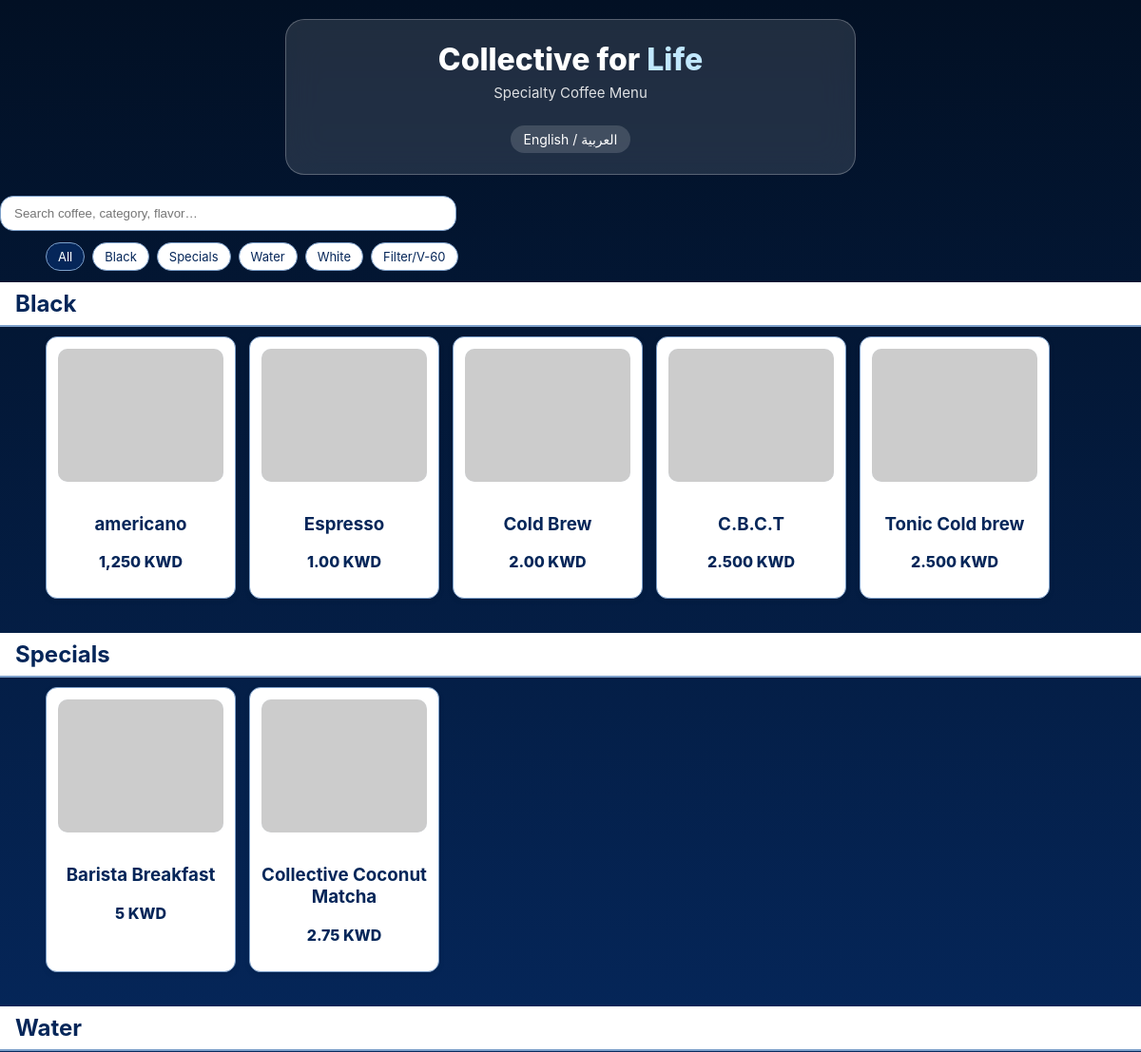
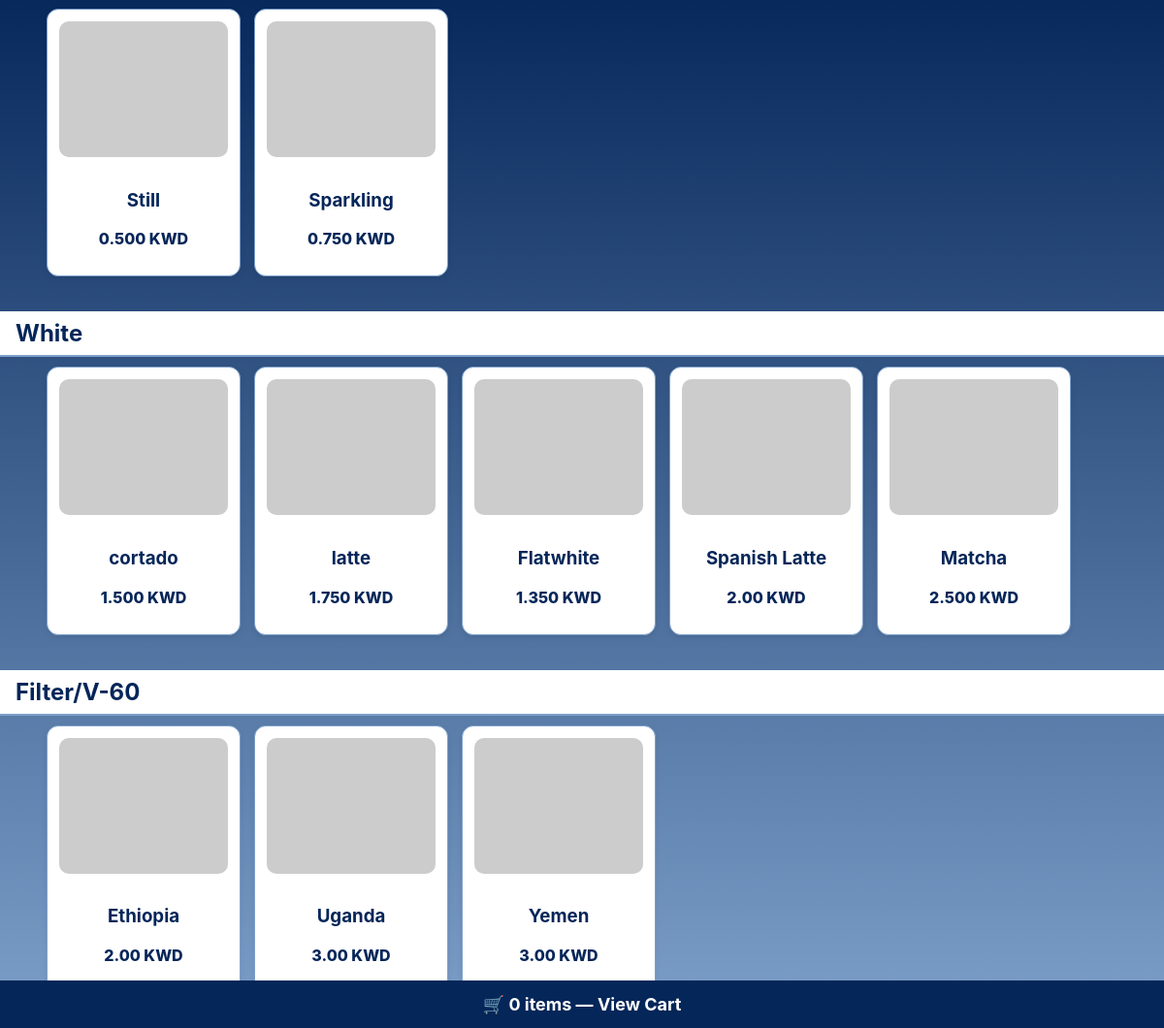
The page /menu on the database its author committed (2 pictures, top to bottom).
### tables this page shows
CREATE TABLE menu_items (
        id INTEGER PRIMARY KEY AUTOINCREMENT,
        category TEXT,
        name_en TEXT,
        name_ar TEXT,
        price TEXT,
        origin TEXT,
        process TEXT,
        flavors TEXT,
        image TEXT
    , milk_extra_price REAL DEFAULT 0, variants TEXT, stock_mode TEXT DEFAULT 'status', stock_status TEXT DEFAULT 'Available', stock_quantity INTEGER DEFAULT 0, use_milk INTEGER DEFAULT 1, use_variant INTEGER DEFAULT 1, use_cup INTEGER DEFAULT 1, use_extrashot INTEGER DEFAULT 1);

### collectiveforlife.py (the view)
@app.route('/menu')
def menu():
    conn = get_db()
    items = conn.execute("SELECT * FROM menu_items").fetchall()
    conn.close()
    grouped = {}
    for it in items:
        cat = it["category"] or "Other"
        grouped.setdefault(cat, []).append(it)
    return render_template(
        "menu.html",
        menu_items=items,
        grouped=grouped,
        bg=get_background()
    )

### collectiveforlife.py (called while the page is built)
def get_background():
    import json as _json
    with open(BACKGROUND_FILE, "r") as f:
        return _json.load(f)

def get_db():
    conn = sqlite3.connect('menu.db')
    conn.row_factory = sqlite3.Row
    return conn

### templates/menu.html (shortened to what this page needs)
<!doctype html>
<html lang="en">
<head>
</head>
<body>
<div id="bg-wrapper">
</div>
<header>
  <h1>Collective for <span class="secret" id="secret">Life</span></h1>
  <p class="sub">Specialty Coffee Menu</p>
  <div class="lang-toggle" onclick="toggleLang()">English / العربية</div>
</header>
<input id="searchBar" placeholder="Search coffee, category, flavor…">
{% set grouped = {} %}
<div id="filters">
  <span class="filter-chip active" onclick="filterAll()">All</span>
  {% for category, items in grouped.items() %}
    <span class="filter-chip" onclick="filterCategory('{{ category }}')">{{ category }}</span>
  {% endfor %}
</div>
{% for category, items in grouped.items() %}
<section class="category" data-category="{{ category }}">
  <h2>{{ category }}</h2>
  <div class="scroll-wrapper">
    <div class="row">
      {% for item in items %}
      <div class="card"
           data-category-group="{{ category }}"
           data-name="{{ item.name_en }}"
           data-en="{{ item.name_en }}"
           data-ar="{{ item.name_ar }}"
           data-price="{{ item.price }}"
           data-origin="{{ item.origin }}"
           data-process="{{ item.process }}"
           data-flavors="{{ item.flavors }}"
           data-milkextra="{{ item.milk_extra_price }}"
           data-variants="{{ item.variants }}"
           data-stock="{{ item.stock_status }}"
           data-usemilk="{{ item.use_milk }}"
           data-usevariant="{{ item.use_variant }}"
           data-usecup="{{ item.use_cup }}"
           data-useextrashot="{{ item.use_extrashot }}"
           data-img="{% if item.image %}{{ url_for('static', filename='uploads/' ~ item.image) }}{% endif %}">
        <img src="{% if item.image %}{{ url_for('static', filename='uploads/' ~ item.image) }}{% else %}https://via.placeholder.com/200x140{% endif %}">
        <h3 class="name-en">{{ item.name_en }}</h3>
        <p class="price">{{ item.price }} KWD</p>
      </div>
      {% endfor %}
    </div>
  </div>
</section>
{% endfor %}
<div id="cartBar" onclick="location.href='/cart'">
  🛒 <span id="cartCountBar">0</span> items — View Cart
</div>
</body>
</html>

### templates/menu.html (style rules this page uses)
:root { --dark:#021024; --mid:#052659; --mist:#7DA0CA; --steam:#C1E8FF; --card:#ffffff; --soldout:#b30000; --lowstock:#e6b800; }
* { box-sizing:border-box;scroll-behavior:smooth; }
body { font-family:'Inter',system-ui,-apple-system,Segoe UI,Roboto,Arial,sans-serif; margin:0;padding:0; color:var(--mid); overflow-x:hidden; }
#bg-wrapper { position:fixed;top:0;left:0;width:100%;height:100%; overflow:hidden;z-index:-10; }
header { width:92%;max-width:600px;margin:20px auto 10px auto; padding:22px 20px;border-radius:20px; background:rgba(255,255,255,0.12); backdrop-filter:blur(18px); border:1px solid rgba(255,255,255,0.25); text-align:center;position:sticky;top:10px;z-index:50; }
h1 { margin:0;font-weight:800;color:white; }
h1 .secret { color:var(--steam);cursor:pointer; }
.sub { margin-top:6px;color:white;opacity:.85;font-size:15px; }
.lang-toggle { margin-top:10px; font-size:14px; color:white; cursor:pointer; background:rgba(255,255,255,0.15); padding:6px 14px; border-radius:20px; display:inline-block; }
#searchBar { width:92%;max-width:480px;margin:12px auto; padding:10px 14px;border-radius:14px; border:1px solid var(--mist);background:white; }
#filters { display:flex;gap:8px;width:92%;margin:auto;margin-bottom:12px; flex-wrap:wrap; }
.filter-chip { padding:6px 12px;background:white;border:1px solid var(--mist); border-radius:20px;font-size:13px;color:var(--mid); cursor:pointer;transition:.25s; }
.filter-chip.active { background:var(--mid);color:white; }
section.category { margin-bottom:26px; }
section.category h2 { position:sticky;top:120px;background:white; padding:8px 16px;border-bottom:2px solid var(--mist); z-index:20;color:var(--mid);margin:0; }
.scroll-wrapper { position:relative;display:flex;align-items:center;overflow:hidden; }
.row { display:flex;gap:14px;padding:10px 48px; overflow-x:auto;scroll-snap-type:x proximity; }
.card { flex:0 0 200px;background:white;border-radius:12px; padding:12px;text-align:center;border:1px solid var(--mist); box-shadow:0 2px 6px rgba(0,0,0,.08); scroll-snap-align:start;cursor:pointer;transition:.25s; position:relative; }
.card img { width:100%;height:140px;object-fit:cover; border-radius:10px;background:#eef6ff;margin-bottom:10px; }
.price { font-weight:800;margin-top:6px; }
#cartBar { position:fixed;bottom:0;left:0;width:100%; background:var(--mid);padding:14px;color:white; text-align:center;font-size:18px;font-weight:700;display:none; }
@media (min-width:640px) { #cartBar { display:block; } }

### rows shown on the page
menu_items: category "Black", name_en "americano", price "1,250"
menu_items: category "Specials", name_en "Barista Breakfast", price "5"
menu_items: category "Water", name_en "Still", price "0.500"
menu_items: category "White", name_en "cortado", price "1.500"
menu_items: category "Filter/V-60", name_en "Ethiopia", price "2.00"
menu_items: name_en "Espresso", price "1.00"
menu_items: name_en "Cold Brew", price "2.00"
menu_items: name_en "C.B.C.T", price "2.500"
menu_items: name_en "Tonic Cold brew", price "2.500"
menu_items: name_en "Collective Coconut Matcha", price "2.75"
menu_items: name_en "Sparkling", price "0.750"
menu_items: name_en "latte", price "1.750"
menu_items: name_en "Flatwhite", price "1.350"
menu_items: name_en "Spanish Latte", price "2.00"
menu_items: name_en "Matcha", price "2.500"
menu_items: name_en "Uganda", price "3.00"
menu_items: name_en "Yemen", price "3.00"
